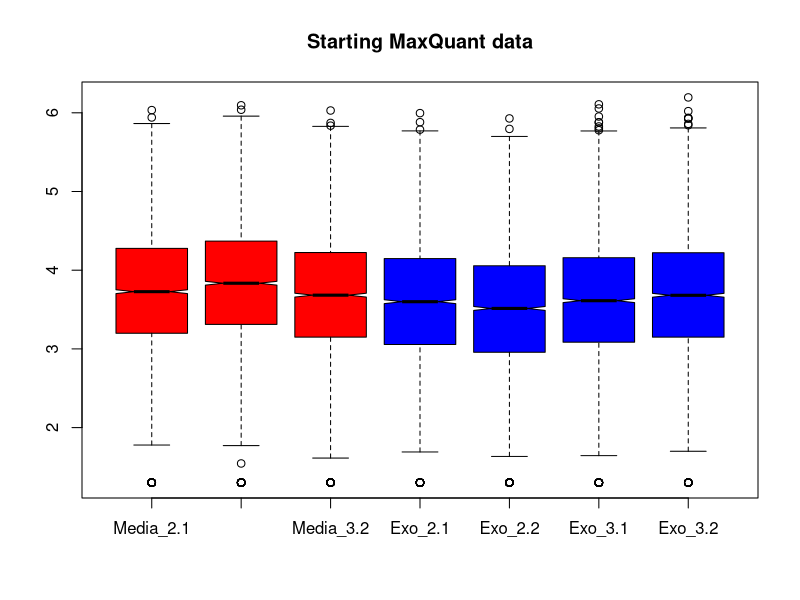
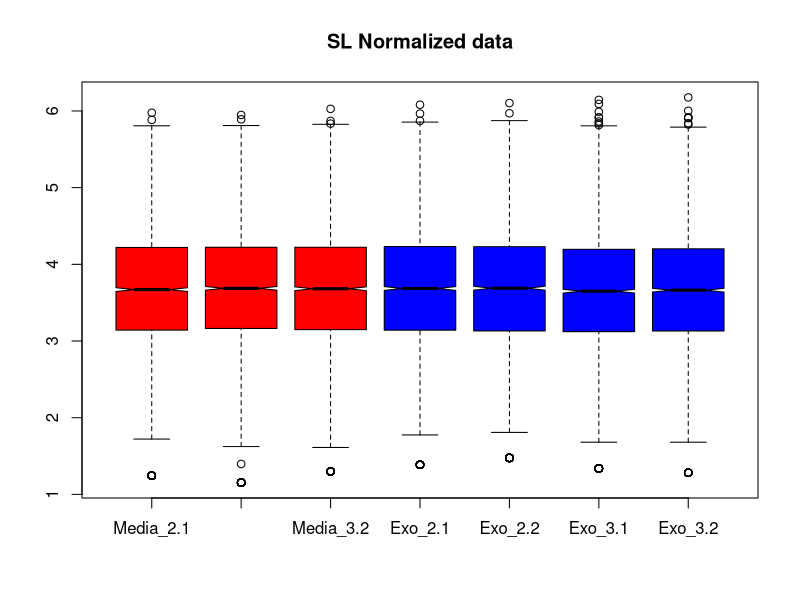
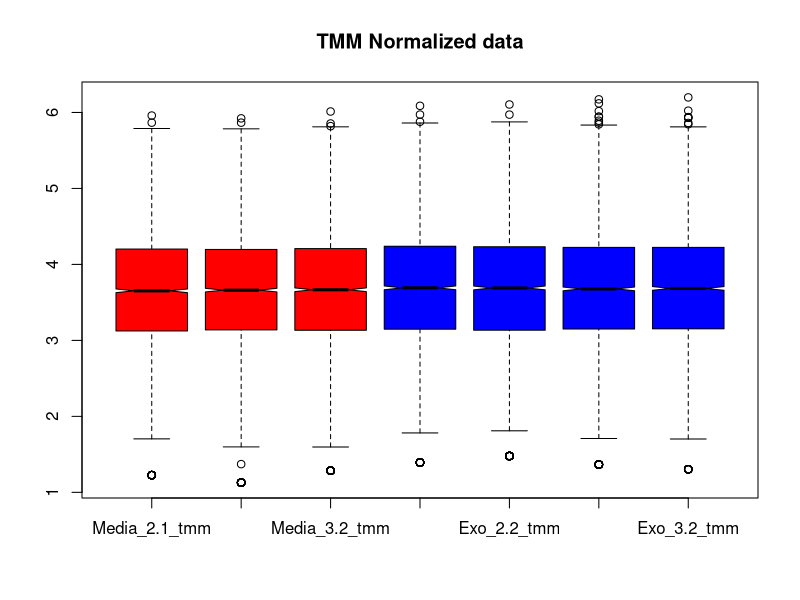
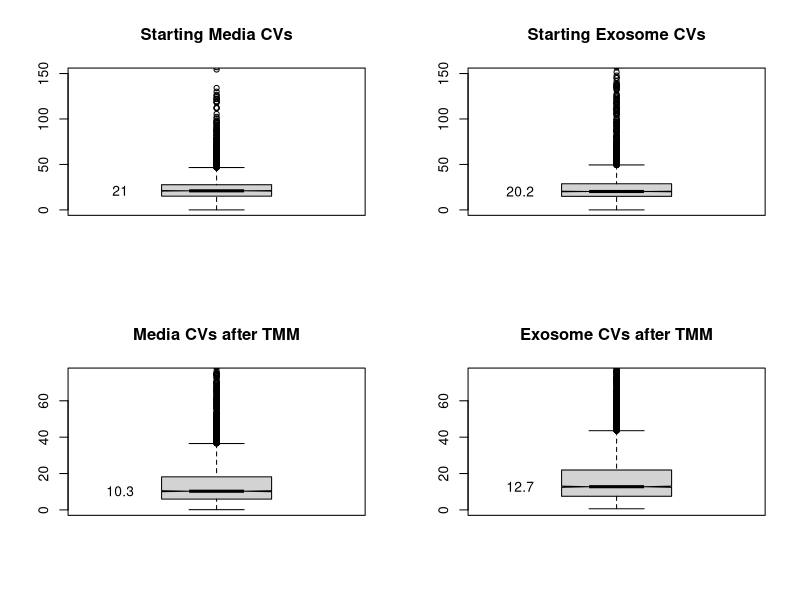
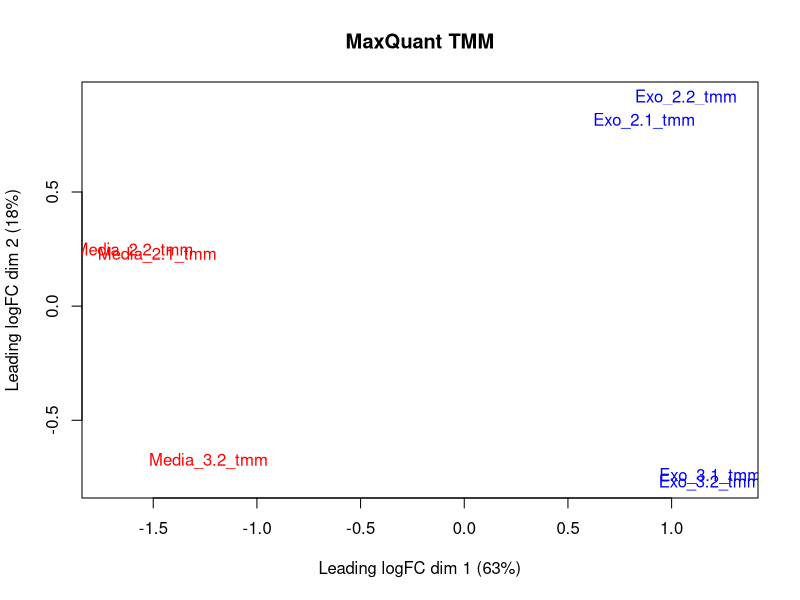
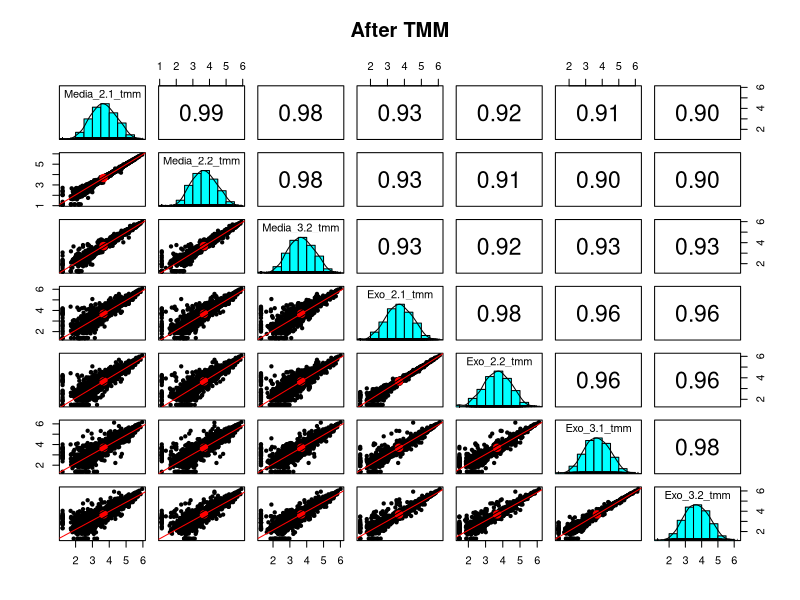
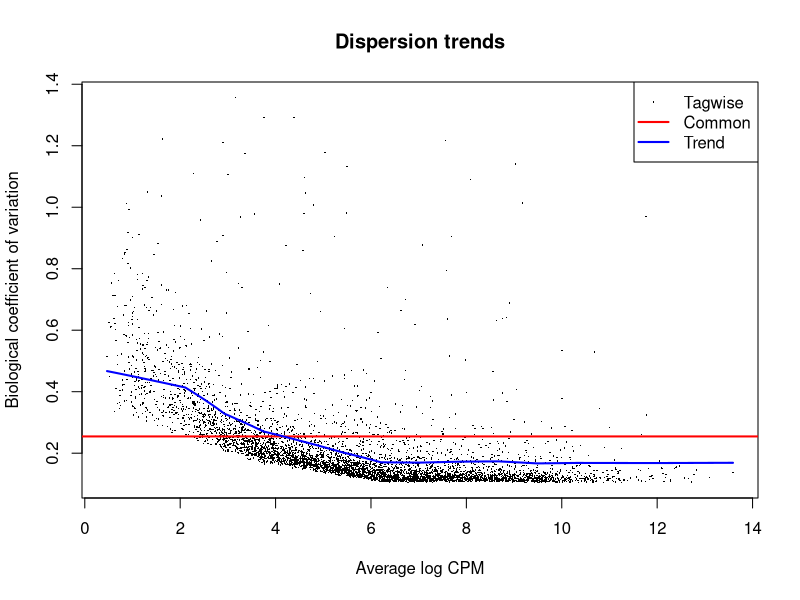
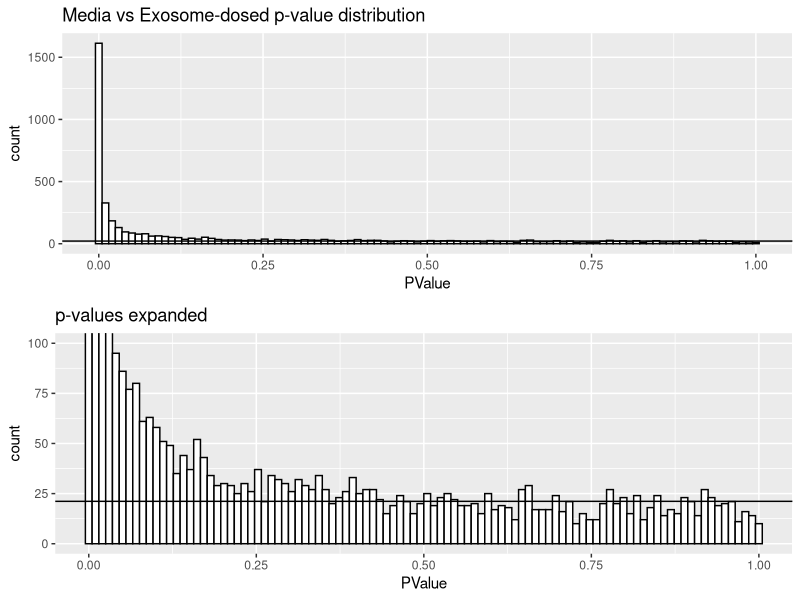

Generate these figures, in order, with R:

# load libraries
library("tidyverse")
library("psych")
library("gridExtra")
library("scales")
library("limma") 
library("edgeR") 

# read the grouped protein summary file
MQ_raw <- read_tsv("KUR1502_data-export.txt")

# separate accessions from the data
accession <- MQ_raw$Accession
MQ_tmt <- MQ_raw %>% select(-Accession)

head(MQ_tmt)
nrow(MQ_tmt)

counts <- 1:nrow(MQ_tmt) # create vector of appropriate length
for(i in 1:nrow(MQ_tmt)){
    # TRUE will be coerced to 1 for the summing
    counts[i] <- sum(MQ_tmt[i, ] == 20)
}
table(counts) # create the summary

# let's see what the starting data look like
color = c(rep("red", 3), rep("blue", 4))
boxplot(log10(MQ_tmt), col = color, notch = TRUE, main = "Starting MaxQuant data")

SL_Norm <- function(df, color = NULL, plot = TRUE) {
    # This makes each channel sum to the average grand total
        # df - data frame of TMT intensities
        # returns a new data frame with normalized values
    
    # compute scaling factors to make colsums match the average sum
    norm_facs <- mean(c(colSums(df))) / colSums(df)
    cat("SL Factors:\n", sprintf("%-5s -> %f\n", colnames(df), norm_facs))
    df_sl  <- sweep(df, 2, norm_facs, FUN = "*")
    
    # visualize results and return data frame
    if(plot == TRUE) {
        boxplot(log10(df_sl), col = color, notch = TRUE, main = "SL Normalized data")
    }
    df_sl
}

# SL norm the tmt data
MQ_tmt_sl <- SL_Norm(MQ_tmt, color)

print("Before:")
format(round(colSums(MQ_tmt), digits = 0), big.mark = ",")
print("After:")
format(round(colSums(MQ_tmt_sl), digits = 0), big.mark = ",")

# load data into DGEList object
group <- c(rep("media", 3), rep("exosome", 4))
y <- DGEList(counts = MQ_tmt, group = group, genes = accession)

# we can see what y looks like
y

# run the TMM normalization
y <- calcNormFactors(y)

# check what changed
y

apply_tmm_factors <- function(y, color = NULL, plot = TRUE) {
    # computes the tmm normalized data from the DGEList object
        # y - DGEList object
        # returns a dataframe with normalized intensities
    
    # compute grand total (library size) scalings
    lib_facs <- mean(y$samples$lib.size) / y$samples$lib.size

    # the TMM factors are library adjustment factors (so divide by them)
    norm_facs <- lib_facs / y$samples$norm.factors
    cat("Overall Factors (lib.size+TMM):\n", sprintf("%-5s -> %f\n", 
                                                     colnames(y$counts), norm_facs))

    # compute the normalized data as a new data frame
    tmt_tmm <- as.data.frame(sweep(y$counts, 2, norm_facs, FUN = "*"))
    colnames(tmt_tmm) <- str_c(colnames(y$counts), "_tmm")
    
    # visualize results and return data frame
    if(plot == TRUE) {
        boxplot(log10(tmt_tmm), col = color, notch = TRUE, main = "TMM Normalized data")
    }
    tmt_tmm
}

# get the normalized data values
MQ_tmt_tmm <- apply_tmm_factors(y, color)

head(MQ_tmt_tmm)

print("After TMM:")
format(round(colSums(MQ_tmt_tmm), digits = 0), big.mark = ",")

# define variables for the columns in each condition
M <- 1:3
E <- 4:7

CV <- function(df) {
    # Computes CVs of data frame rows
        # df - data frame, 
        # returns vector of CVs (%)
    ave <- rowMeans(df)    # compute averages
    sd <- apply(df, 1, sd) # compute standard deviations
    cv <- 100 * sd / ave   # compute CVs in percent (last thing gets returned)
}

labeled_boxplot <- function(df, ylim, title) {
    # Makes a box plot with the median value labeled
        # df - data frame with data to compute CVs of
        # ylim - upper limit for y-axis
        # title - plot title
    cv = CV(df)
    boxplot(cv, ylim = c(0, ylim), notch = TRUE, main = title)
    text(x = 0.65, y = boxplot.stats(cv)$stats[3], 
         labels = round(boxplot.stats(cv)$stats[3], 1))
}

# compare CV distributions
par(mfrow = c(2, 2))
labeled_boxplot(MQ_tmt[M], ylim = 150, title = "Starting Media CVs")
labeled_boxplot(MQ_tmt[E], ylim = 150, title = "Starting Exosome CVs")
labeled_boxplot(MQ_tmt_tmm[M], ylim = 75, title = "Media CVs after TMM")
labeled_boxplot(MQ_tmt_tmm[E], ylim = 75, title = "Exosome CVs after TMM")
par(mfrow = c(1, 1))

# see how things cluster after we have normalized data
plotMDS(log2(MQ_tmt_tmm), col = c(rep("red", 3), rep("blue", 4)), main = "MaxQuant TMM")

# scatter plots within groups and betwen groups
pairs.panels(log10(MQ_tmt_tmm), lm = TRUE, main = "After TMM")

# we need to get dispersion estimates
y <- estimateDisp(y)
plotBCV(y, main = "Dispersion trends")

collect_results <- function(df, tt, x, xlab, y, ylab) {
    # Computes new columns and extracts some columns to make results frame
        # df - data in data.frame
        # tt - top tags from edgeR test
        # x - columns for first condition
        # xlab - label for x
        # y - columns for second condition
        # ylab - label for y
        # returns a new dataframe
    
    # condition average vectors
    ave_x <- rowMeans(df[x])
    ave_y <- rowMeans(df[y])
    
    # FC, direction, candidates
    fc <- ifelse(ave_y > ave_x, (ave_y / ave_x), (-1 * ave_x / ave_y))
    direction <- ifelse(ave_y > ave_x, "up", "down")
    candidate <- cut(tt$FDR, breaks = c(-Inf, 0.01, 0.05, 0.10, 1.0), 
                     labels = c("high", "med", "low", "no"))

    # make data frame
    temp <- cbind(df[c(x, y)], data.frame(logFC = tt$logFC, FC = fc, 
                                          PValue = tt$PValue, FDR = tt$FDR, 
                                          ave_x = ave_x, ave_y = ave_y, 
                                          direction = direction, candidate = candidate, 
                                          Acc = tt$genes)) 
    
    # fix column headers for averages
    names(temp)[names(temp) %in% c("ave_x", "ave_y")]  <- str_c("ave_", c(xlab, ylab))    
    
    temp # return the data frame
}

# compute the exact test models, p-values, FC, etc.
et <- exactTest(y, pair = c("media", "exosome"))

# make the results table 
tt <- topTags(et, n = Inf, sort.by = "none")$table
med_exo <- collect_results(MQ_tmt_tmm, tt, M, "med", E, "exo")

pvalue_plots <- function(results, ylim, title) {
    # Makes p-value distribution plots
        # results - results data frame
        # ylim - ymax for expanded view
        # title - plot title
    p_plot <- ggplot(results, aes(PValue)) + 
        geom_histogram(bins = 100, fill = "white", color = "black") +
        geom_hline(yintercept = mean(hist(results$PValue, breaks = 100, 
                                     plot = FALSE)$counts[26:100]))

    # we will need an expanded plot
    p1 <- p_plot + ggtitle(str_c(title, " p-value distribution"))
    p2 <- p_plot + coord_cartesian(xlim = c(0, 1.0), ylim = c(0, ylim)) + 
        ggtitle("p-values expanded")
    grid.arrange(p1, p2, nrow = 2) # from gridExtra package
}

# check the p-value distrubution
pvalue_plots(med_exo, 100, "Media vs Exosome-dosed")

# see how many up and down candidates (10% FDR)
summary(decideTests(et, p.value = 0.10))

# see which proteins have the smallest p-values
topTags(et)$table

# see how many candidates are in each category
med_exo %>% count(candidate)

log2FC_plots <- function(results, range, title) {
    # Makes faceted log2FC plots by candidate
        # results - results data frame
        # range - plus/minus log2 x-axis limits
        # title - plot title
    ggplot(results, aes(x = logFC, fill = candidate)) +
        geom_histogram(binwidth=0.1, color = "black") +
        facet_wrap(~candidate) +
        ggtitle(title) + 
        coord_cartesian(xlim = c(-range, range))
}

# can look at log2FC distributions as a check
log2FC_plots(med_exo, 3, "LogFC by candidate for Media vs Exosome-dosed")

transform <- function(results, x, y) {
    # Make data frame with some transformed columns
        # results - results data frame
        # x - columns for x condition
        # y - columns for y condition
        # return new data frame
    df <- data.frame(log10((results[x] + results[y])/2), 
                     log2(results[y] / results[x]), 
                     results$candidate,
                     -log10(results$FDR))
    colnames(df) <- c("A", "M", "candidate", "P")
    
    df # return the data frame
}

MA_plots <- function(results, x, y, title, make_facet = TRUE) {
    # makes MA-plot DE candidate ggplots
        # results - data frame with edgeR results and some condition average columns
        # x - string for x-axis column
        # y - string for y-axis column
        # title - title string to use in plots
        # make_facet - flag to plot facet views
        # returns a list of plots 
    
    # uses transformed data
    temp <- transform(results, x, y)
    
    # 2-fold change lines
    ma_lines <- list(geom_hline(yintercept = 0.0, color = "black"),
                     geom_hline(yintercept = 1.0, color = "black", linetype = "dotted"),
                     geom_hline(yintercept = -1.0, color = "black", linetype = "dotted"))

    # make main MA plot
    ma <- ggplot(temp, aes(x = A, y = M)) +
        geom_point(aes(color = candidate, shape = candidate)) +
        scale_y_continuous(paste0("logFC (", y, "/", x, ")")) +
        scale_x_continuous("Ave_intensity") +
        ggtitle(title) + 
        ma_lines
    
    # make separate MA plots
    if (make_facet == TRUE) {
        ma_facet <- ggplot(temp, aes(x = A, y = M)) +
            geom_point(aes(color = candidate, shape = candidate)) +
            scale_y_continuous(paste0("log2 FC (", y, "/", x, ")")) +
            scale_x_continuous("log10 Ave_intensity") +
            ma_lines +
            facet_wrap(~ candidate) +
            ggtitle(str_c(title, " (separated)"))
    }

    # make the plots visible
    print(ma)
    if (make_facet == TRUE) {
         print(ma_facet)
    }
}    

# MA plots of DE candidates
MA_plots(med_exo, "ave_med", "ave_exo", "Media versus exosome-dosed")

scatter_plots <- function(results, x, y, title, make_facet = TRUE) {
    # makes scatter-plot DE candidate ggplots
        # results - data frame with edgeR results and some condition average columns
        # x - string for x-axis column
        # y - string for y-axis column
        # title - title string to use in plots
        # make_facet - flag to plot facet views
        # returns a list of plots
    
    # 2-fold change lines
    scatter_lines <- list(geom_abline(intercept = 0.0, slope = 1.0, color = "black"),
                          geom_abline(intercept = 0.301, slope = 1.0, color = "black", linetype = "dotted"),
                          geom_abline(intercept = -0.301, slope = 1.0, color = "black", linetype = "dotted"),
                          scale_y_log10(),
                          scale_x_log10())

    # make main scatter plot
    scatter <- ggplot(results, aes_string(x, y)) +
        geom_point(aes(color = candidate, shape = candidate)) +
        ggtitle(title) + 
        scatter_lines

    # make separate scatter plots
    if (make_facet == TRUE) {
        scatter_facet <- ggplot(results, aes_string(x, y)) +
            geom_point(aes(color = candidate, shape = candidate)) +
            scatter_lines +
            facet_wrap(~ candidate) +
            ggtitle(str_c(title, " (separated)")) 
    }

    # make the plots visible
    print(scatter)
    if (make_facet == TRUE) {
         print(scatter_facet)
    }
}

scatter_plots(med_exo, "ave_med", "ave_exo", "Media versus exosome-dosed")

volcano_plot <- function(results, x, y, title, ymax) {
    # makes a volcano plot
        # results - a data frame with edgeR results
        # x - string for the x-axis column
        # y - string for y-axis column
        # title - plot title string
        # ymax - upper limit for y-axis
    
    # uses transformed data
    temp <- transform(results, x, y)
    
    # build the plot
    ggplot(temp, aes(x = M, y = P)) +
        geom_point(aes(color = candidate, shape = candidate)) +
        xlab("log2 FC") +
        ylab("-log10 FDR") +
        coord_cartesian(xlim = c(-5, 5), ylim = c(0, ymax)) + 
        ggtitle(str_c(title, " Volcano Plot"))
}

# finally, a volcano plot
volcano_plot(med_exo, "ave_med", "ave_exo", "Media versus exosome-dosed", 50)

# function to extract the identifier part of the accesssion
get_identifier <- function(accession) {
    identifier <- str_split(accession, "\\|", simplify = TRUE)
    identifier[,3]
}

set_plot_dimensions <- function(width_choice, height_choice) {
    options(repr.plot.width=width_choice, repr.plot.height=height_choice)
}

plot_top_tags <- function(results, nleft, nright, top_tags) {
    # results should have data first, then test results (two condition summary table)
    # nleft, nright are number of data points in each condition
    # top_tags is number of up and number of down top DE candidates to plot
    # get top ipregulated
    up <- results %>% 
        filter(logFC >= 0) %>%
        arrange(FDR)
    up <- up[1:top_tags, ]
    
    # get top down regulated
    down <- results %>% 
        filter(logFC < 0) %>%
        arrange(FDR)
    down <- down[1:top_tags, ]
    
    # pack them
    proteins <- rbind(up, down)
        
    color = c(rep("red", nleft), rep("blue", nright))
    for (row_num in 1:nrow(proteins)) {
        row <- proteins[row_num, ]
        vec <- as.vector(unlist(row[1:(nleft + nright)]))
        names(vec) <- colnames(row[1:(nleft + nright)])
        title <- str_c(get_identifier(row$Acc), ", int: ", scientific(mean(vec), 2), 
                       ", p-val: ", scientific(row$FDR, digits = 3), 
                       ", FC: ", round(row$FC, digits = 1))
        barplot(vec, col = color, main = title)
    }    
}
# plot the top 25 up and 20 down proteins
set_plot_dimensions(7, 4)
plot_top_tags(med_exo, 3, 4, 25)
set_plot_dimensions(7, 7)

# column totals from the dilution series (25, 20, 15, 10, 5, 2.5) data
MQ <- c(252042061, 194468567, 147076787, 101203918, 49272033, 26071287)
PAW <- c(1996324081, 1562525113, 1207642244, 835353557, 400841992, 221591661)
dilution <- data.frame(PAW = PAW, MQ = MQ)

# from https://sejohnston.com/2012/08/09/a-quick-and-easy-function-to-plot-lm-results-in-r/
ggplotRegression <- function (fit) {
    require(ggplot2)
    ggplot(fit$model, aes_string(x = names(fit$model)[2], y = names(fit$model)[1])) + 
        geom_point(size = 3) +
        stat_smooth(method = "lm", col = "red") +
        labs(title = paste("Adj R2 = ",signif(summary(fit)$adj.r.squared, 5), 
                           "Intercept =",signif(fit$coef[[1]],5 ),
                           " Slope =",signif(fit$coef[[2]], 5),
                           " P =",signif(summary(fit)$coef[2,4], 5)))
}

ggplotRegression(lm(MQ ~ PAW, data = dilution))

# save the testing results
write.table(med_exo, file = "KUR1502_MQ-results.txt", sep = "\t",
            row.names = FALSE, na = " ")

# log the session
sessionInfo()

# do the t-test on log transformed intensities to be safe
ttest_MQ <- log2(MQ_tmt_tmm)
# add average ratio columns (non-logged ratios), fold-change column, and row names
ttest_MQ$ave_med <- rowMeans(MQ_tmt_tmm[1:3])
ttest_MQ$ave_exo  <- rowMeans(MQ_tmt_tmm[4:7])
ttest_MQ$logFC <- log2(ttest_MQ$ave_exo / ttest_MQ$ave_med)
row.names(ttest_MQ) <- accession

# apply the basic two-sample t-test (we will pool variance)
t.result <- apply(ttest_MQ, 1, function(x) t.test(x[1:3], x[4:7], var.equal = TRUE))
# extract the p-value column from the t-test thingy 
ttest_MQ$PValue <- unlist(lapply(t.result, function(x) x$p.value))
# do a Benjamini-Hochberg multiple testing correction
ttest_MQ$FDR <- p.adjust(ttest_MQ$PValue, method = "BH")

# add a DE candidate status column
ttest_MQ$candidate <- cut(ttest_MQ$FDR, breaks = c(-Inf, 0.01, 0.05, 0.10, 1.0), 
                          labels = c("high", "med", "low", "no"))
    
# count up, down and the rest (FDR less than 0.05)
all <- dim(ttest_MQ)[1]
up <- dim(ttest_MQ[(ttest_MQ$FDR <= 0.10) & (ttest_MQ$logFC > 0.0), ])[1]
down <- dim(ttest_MQ[(ttest_MQ$FDR <= 0.10) & (ttest_MQ$logFC <= 0.0), ])[1]
print("This is like decideTest in edgeR - 10% FDR cut:")
up 
all - up - down
down
print("Candidate Counts:")
summary(ttest_MQ$candidate)
    
# what does the test p-value distribution look like?
ggplot(ttest_MQ, aes(PValue)) + 
  geom_histogram(bins = 100, fill = "white", color = "black") + 
  geom_hline(yintercept = mean(hist(ttest_MQ$PValue, breaks = 100, plot = FALSE)$counts[26:100])) +
  ggtitle("MQ data with t-test p-value distribution")

MA_plots(med_exo, "ave_med", "ave_exo", "MQ edgeR results", FALSE)
MA_plots(ttest_MQ, "ave_med", "ave_exo", "MQ t-test results")

scatter_plots(med_exo, "ave_med", "ave_exo", "MQ edgeR results", FALSE)
scatter_plots(ttest_MQ, "ave_med", "ave_exo", "MQ t-test results")

# compare volcano plots
volcano_plot(med_exo, "ave_med", "ave_exo", "EdgeR results", 4)
volcano_plot(ttest_MQ, "ave_med", "ave_exo", "t-test results", 4)
